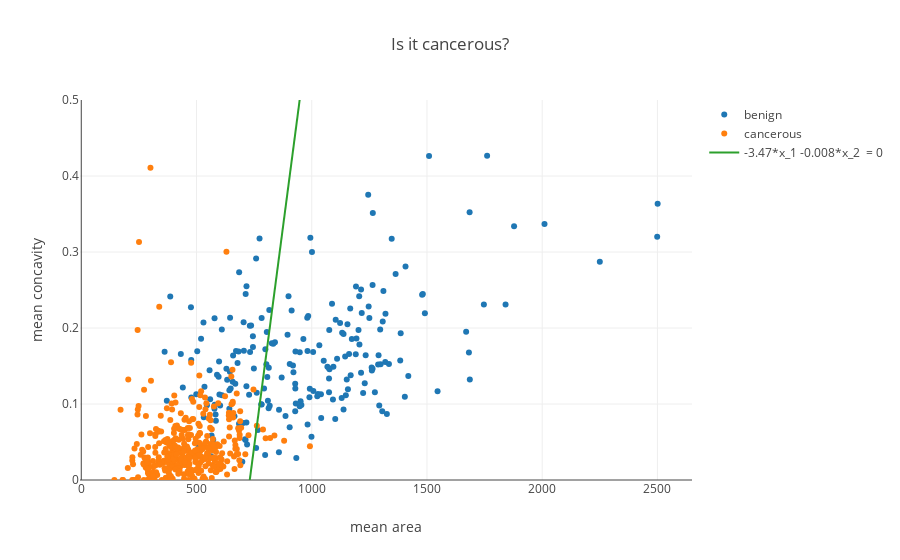

The notebook cell this image was saved under:
### Markdown cell above
Let's take another look at our graph of observations alog with the decision function.

### Code cell
decision_trace = trace_values(x_values=area_values, y_values=boundaries, mode = 'lines', name = '-3.47*x_1 -0.008*x_2  = 0')

layout = {'xaxis': {'title': 'mean area'}, 'yaxis': {'title': 'mean concavity', 'range': [0, .5]}, 'title': 'Is it cancerous?'}
plot([non_cancerous_trace, cancerous_trace,  decision_trace], layout = layout)

### Figure 1 — Plotly figure (JSON) as saved in the notebook; plotly's stock layout.template omitted (floating-point values rounded to 4 significant figures; data arrays with more than 128 entries replaced by an {"elided": "..."} marker saying what was removed)
{"data": [{"mode": "markers", "name": "benign", "text": [], "type": "scatter", "uid": "c15bc171-6039-4478-8c81-abbf287c0bcc", "x": {"elided": "212 float values"}, "y": {"elided": "212 float values"}}, {"mode": "markers", "name": "cancerous", "text": [], "type": "scatter", "uid": "b76b86d2-af6c-46cc-a509-68cd29aacc0f", "x": {"elided": "357 float values"}, "y": {"elided": "357 float values"}}, {"mode": "lines", "name": "-3.47*x_1 -0.008*x_2  = 0", "text": [], "type": "scatter", "uid": "060f1d21-8e72-42d9-a0ab-79d07f1667f1", "x": [500, 505, 510, 515, 520, 525, 530, 535, 540, 545, 550, 555, 560, 565, 570, 575, 580, 585, 590, 595, 600, 605, 610, 615, 620, 625, 630, 635, 640, 645, 650, 655, 660, 665, 670, 675, 680, 685, 690, 695, 700, 705, 710, 715, 720, 725, 730, 735, 740, 745, 750, 755, 760, 765, 770, 775, 780, 785, 790, 795, 800, 805, 810, 815, 820, 825, 830, 835, 840, 845, 850, 855, 860, 865, 870, 875, 880, 885, 890, 895, 900, 905, 910, 915, 920, 925, 930, 935, 940, 945, 950, 955, 960, 965, 970, 975, 980, 985, 990, 995], "y": [-0.5338, -0.5223, -0.5107, -0.4992, -0.4876, -0.4761, -0.4645, -0.453, -0.4414, -0.4299, -0.4183, -0.4068, -0.3952, -0.3837, -0.3721, -0.3606, -0.349, -0.3375, -0.326, -0.3144, -0.3029, -0.2913, -0.2798, -0.2682, -0.2567, -0.2451, -0.2336, -0.222, -0.2105, -0.1989, -0.1874, -0.1758, -0.1643, -0.1527, -0.1412, -0.1296, -0.1181, -0.1065, -0.09497, -0.08342, -0.07187, -0.06033, -0.04878, -0.03723, -0.02568, -0.01413, -0.00258, 0.008969, 0.02052, 0.03207, 0.04362, 0.05516, 0.06671, 0.07826, 0.08981, 0.1014, 0.1129, 0.1245, 0.136, 0.1476, 0.1591, 0.1707, 0.1822, 0.1938, 0.2053, 0.2168, 0.2284, 0.2399, 0.2515, 0.263, 0.2746, 0.2861, 0.2977, 0.3092, 0.3208, 0.3323, 0.3439, 0.3554, 0.367, 0.3785, 0.3901, 0.4016, 0.4132, 0.4247, 0.4363, 0.4478, 0.4594, 0.4709, 0.4825, 0.494, 0.5056, 0.5171, 0.5287, 0.5402, 0.5518, 0.5633, 0.5749, 0.5864, 0.598, 0.6095]}], "layout": {"autosize": true, "title": {"text": "Is it cancerous?"}, "xaxis": {"autorange": true, "range": [-29.02, 2674.0], "title": {"text": "mean area"}, "type": "linear"}, "yaxis": {"range": [0, 0.5], "title": {"text": "mean concavity"}, "type": "linear"}}}
